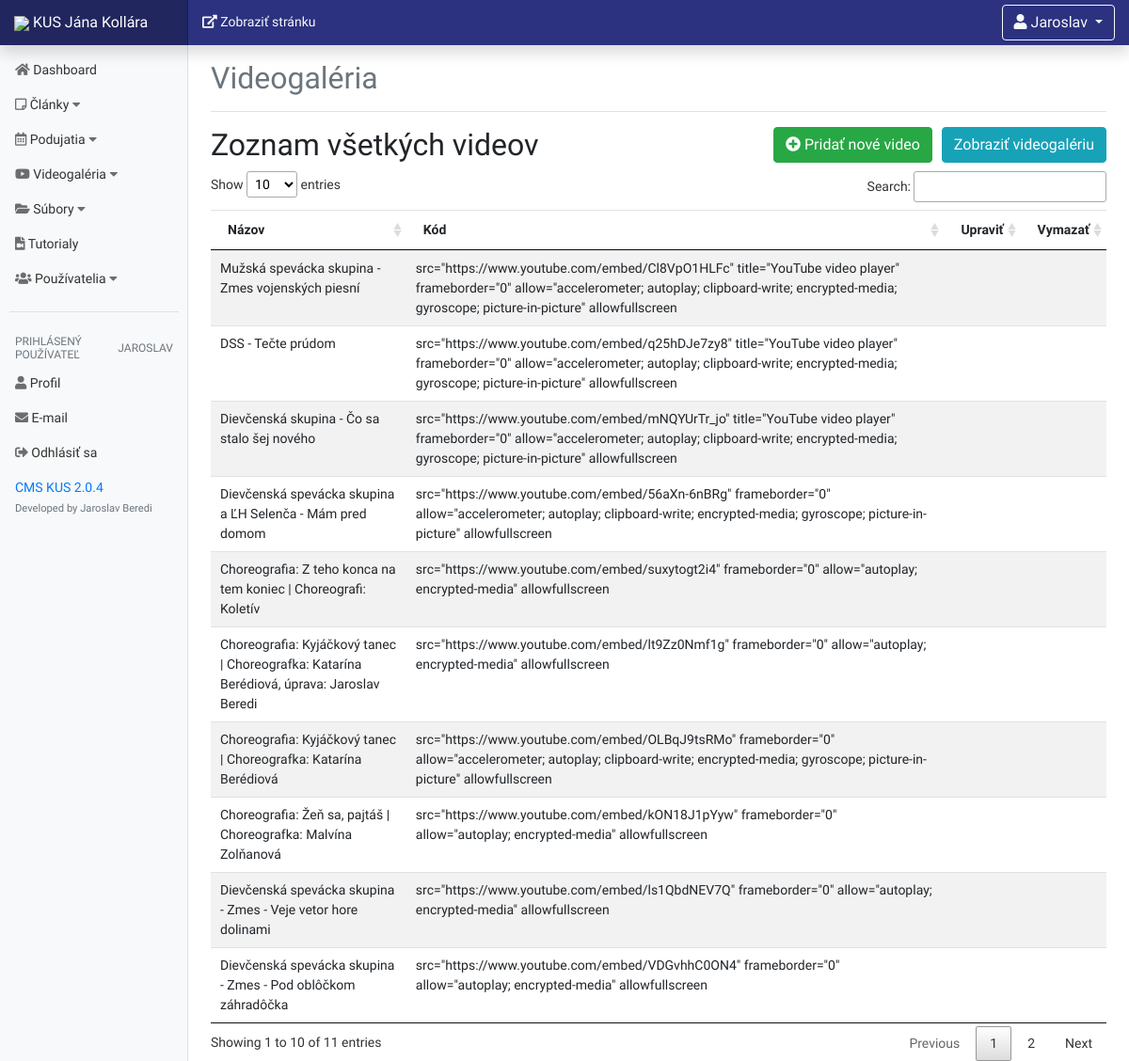
/dashboard/videogallery.php (signed in), run on an earlier commit of the app's database.
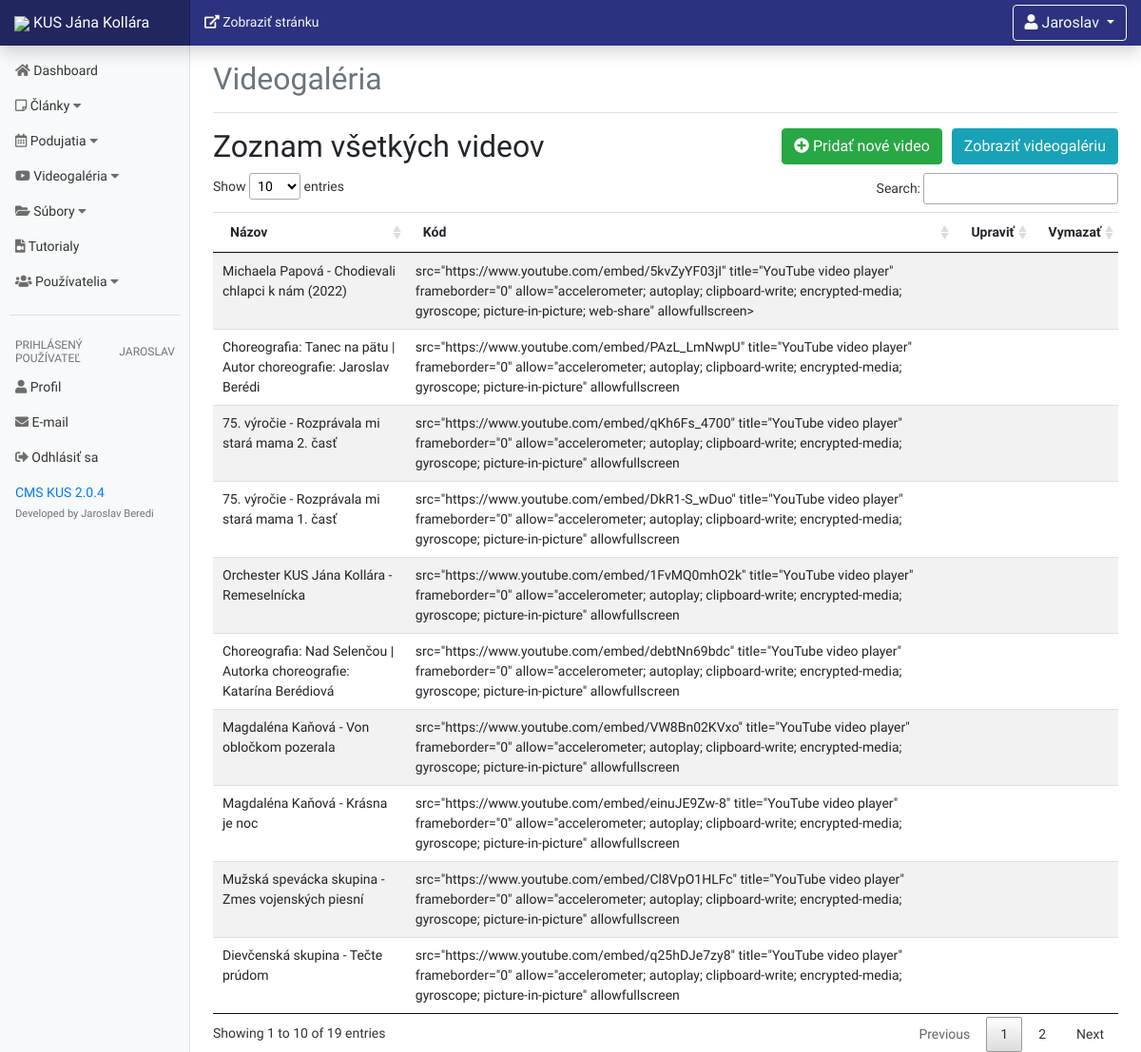
And on a later commit of the database.
### tables this page shows
CREATE TABLE `videogallery` (
  `id` int(11) NOT NULL,
  `title` text NOT NULL,
  `code` text NOT NULL
);

### dashboard/videogallery/view_all_videos.php (the view, shortened to what this page needs)
<h2 style="float: left;">Zoznam všetkých videov</h2>
<a href="../videogallery.php" class="btn-info btn" style="float: right;" target="_blank"> Zobraziť
    videogalériu</a>
<a href="?source=add_video" style="float: right; margin-right: 10px;" class="btn-success btn"><i
            class="fas fa-plus-circle"></i> Pridať nové video</a>
<table class="table table-hover table-striped" id="videos">
    <thead>
    <tr>
        <th>Názov</th>
        <th>Kód</th>
        <th>Upraviť</th>
        <th>Vymazať</th>
    </tr>
    </thead>
    <tbody>
	<?php
	try {
		include 'includes/db.php';
		$query = "SELECT * from videogallery ORDER BY id DESC";
		$send_info = $connection->prepare($query);
		$send_info->execute();
		while ($row = $send_info->fetch(PDO::FETCH_ASSOC)) {
			$title = $row['title'];
			$code = $row['code'];
			echo "
            <tr>
                <td>$title</td>
                <td>$code</td>
                <td class=\"text-right tdWidth\">";
			echo " </td>
                <td class=\"text-right tdWidth\">";
			echo "</td>
            </tr>
            ";
		}
	} catch (Exception $e) {
		echo $e;
	}
	?>
    </tbody>
</table>

### dashboard/videogallery.php (shortened to what this page needs)
<?php
include "includes/header.php";
?>
<div class="col-md-10 col-sm-12 d-none d-md-inline">
    <a class="float-left text-light mt-2" href="../index.php" target="_blank"><i class="fas fa-external-link-alt"></i>
        Zobraziť stránku</a>
	<?php
	include 'includes/profile_dropdown.php';
	?>
</div>
</nav>
<div class="container-fluid">
    <div class="row">
		<?php
		include "includes/navigation.php";
		?>
        <main role="main" class="col-md-9 ml-sm-auto col-lg-10 px-4">
            <div class="d-flex justify-content-between flex-wrap flex-md-nowrap align-items-center pt-3 pb-2 mb-3 border-bottom">
                <h1 class="h2 text-muted">Videogaléria</h1>
            </div>
			<?php
			if (isset($_GET['source'])) {
				$source = $_GET['source'];
			} else {
				$source = '';
			}
			switch ($source) {
				default:
					include 'videogallery/view_all_videos.php';
			}
			?>
        </main>
    </div>
</div>
<?php
include 'includes/footer.php';
?>

What changed in the data, as far as the page shows it:
no longer on this page (row unchanged): videogallery: title "Dievčenská skupina - Čo sa stalo šej nového", code "src=\"https://www.youtube.com/embed/mNQYUrTr_jo\" title=\"YouTube video player\" frameborder=\"0\" allow=\"accelerometer; autoplay; clipboard-write; encrypted-media; gyroscope; picture-in-picture\" allowfullscreen"
no longer on this page (row unchanged): videogallery: title "Dievčenská spevácka skupina a ĽH Selenča - Mám pred domom", code "src=\"https://www.youtube.com/embed/56aXn-6nBRg\" frameborder=\"0\" allow=\"accelerometer; autoplay; clipboard-write; encrypted-media; gyroscope; picture-in-picture\" allowfullscreen"
no longer on this page (row unchanged): videogallery: title "Choreografia: Z teho konca na tem koniec | Choreografi: Koletív", code "src=\"https://www.youtube.com/embed/suxytogt2i4\" frameborder=\"0\" allow=\"autoplay; encrypted-media\" allowfullscreen"
no longer on this page (row unchanged): videogallery: title "Choreografia: Kyjáčkový tanec | Choreografka: Katarína Berédiová, úprava: Jaroslav Beredi", code "src=\"https://www.youtube.com/embed/lt9Zz0Nmf1g\" frameborder=\"0\" allow=\"autoplay; encrypted-media\" allowfullscreen"
no longer on this page (row unchanged): videogallery: title "Choreografia: Kyjáčkový tanec | Choreografka: Katarína Berédiová", code "src=\"https://www.youtube.com/embed/OLBqJ9tsRMo\" frameborder=\"0\" allow=\"accelerometer; autoplay; clipboard-write; encrypted-media; gyroscope; picture-in-picture\" allowfullscreen"
no longer on this page (row unchanged): videogallery: title "Choreografia: Žeň sa, pajtáš | Choreografka: Malvína Zolňanová", code "src=\"https://www.youtube.com/embed/kON18J1pYyw\" frameborder=\"0\" allow=\"autoplay; encrypted-media\" allowfullscreen"
no longer on this page (row unchanged): videogallery: title "Dievčenská spevácka skupina - Zmes - Veje vetor hore dolinami", code "src=\"https://www.youtube.com/embed/ls1QbdNEV7Q\" frameborder=\"0\" allow=\"autoplay; encrypted-media\" allowfullscreen"
no longer on this page (row unchanged): videogallery: title "Dievčenská spevácka skupina - Zmes - Pod oblôčkom záhradôčka", code "src=\"https://www.youtube.com/embed/VDGvhhC0ON4\" frameborder=\"0\" allow=\"autoplay; encrypted-media\" allowfullscreen"
added videogallery: title "Michaela Papová - Chodievali chlapci k nám (2022)", code "src=\"https://www.youtube.com/embed/5kvZyYF03jI\" title=\"YouTube video player\" frameborder=\"0\" allow=\"accelerometer; autoplay; clipboard-write; encrypted-media; gyroscope; picture-in-picture; web-share\" allowfullscreen>"
added videogallery: title "Choreografia: Tanec na pätu | Autor choreografie: Jaroslav Berédi", code "src=\"https://www.youtube.com/embed/PAzL_LmNwpU\" title=\"YouTube video player\" frameborder=\"0\" allow=\"accelerometer; autoplay; clipboard-write; encrypted-media; gyroscope; picture-in-picture\" allowfullscreen"
added videogallery: title "75. výročie - Rozprávala mi stará mama 2. časť", code "src=\"https://www.youtube.com/embed/qKh6Fs_4700\" title=\"YouTube video player\" frameborder=\"0\" allow=\"accelerometer; autoplay; clipboard-write; encrypted-media; gyroscope; picture-in-picture\" allowfullscreen"
added videogallery: title "75. výročie - Rozprávala mi stará mama 1. časť", code "src=\"https://www.youtube.com/embed/DkR1-S_wDuo\" title=\"YouTube video player\" frameborder=\"0\" allow=\"accelerometer; autoplay; clipboard-write; encrypted-media; gyroscope; picture-in-picture\" allowfullscreen"
added videogallery: title "Orchester KUS Jána Kollára - Remeselnícka", code "src=\"https://www.youtube.com/embed/1FvMQ0mhO2k\" title=\"YouTube video player\" frameborder=\"0\" allow=\"accelerometer; autoplay; clipboard-write; encrypted-media; gyroscope; picture-in-picture\" allowfullscreen"
added videogallery: title "Choreografia: Nad Selenčou | Autorka choreografie: Katarína Berédiová", code "src=\"https://www.youtube.com/embed/debtNn69bdc\" title=\"YouTube video player\" frameborder=\"0\" allow=\"accelerometer; autoplay; clipboard-write; encrypted-media; gyroscope; picture-in-picture\" allowfullscreen"
added videogallery: title "Magdaléna Kaňová - Von obločkom pozerala", code "src=\"https://www.youtube.com/embed/VW8Bn02KVxo\" title=\"YouTube video player\" frameborder=\"0\" allow=\"accelerometer; autoplay; clipboard-write; encrypted-media; gyroscope; picture-in-picture\" allowfullscreen"
added videogallery: title "Magdaléna Kaňová - Krásna je noc", code "src=\"https://www.youtube.com/embed/einuJE9Zw-8\" title=\"YouTube video player\" frameborder=\"0\" allow=\"accelerometer; autoplay; clipboard-write; encrypted-media; gyroscope; picture-in-picture\" allowfullscreen"
changed videogallery: title "DSS - Tečte prúdom" → "Dievčenská skupina - Tečte prúdom"
Also different on the page:
text written by a page script: "Show entries Search: Showing 1 to 10 of 11 entries Previous 1 2 Next" → "Show entries Search: Showing 1 to 10 of 19 entries Previous 1 2 Next"
